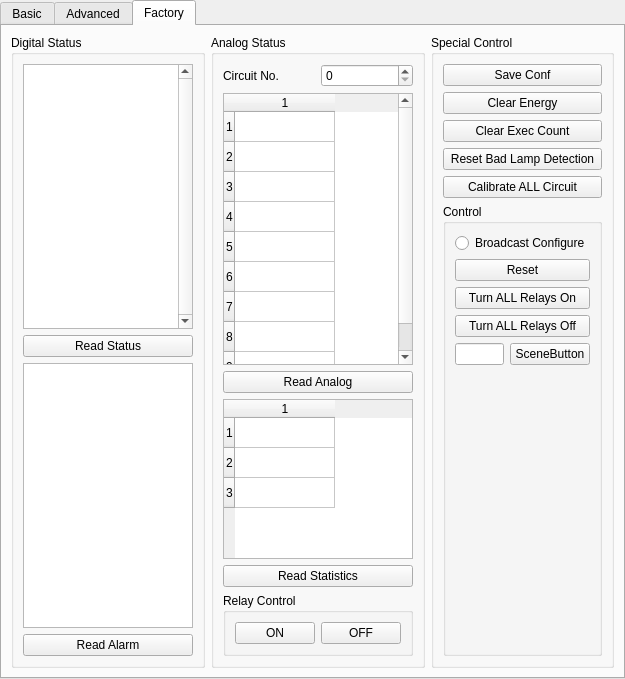
<?xml version="1.0" encoding="UTF-8"?>
<ui version="4.0">
 <class>RelayPropertyTabWidget</class>
 <widget class="QTabWidget" name="RelayPropertyTabWidget">
  <property name="geometry">
   <rect>
    <x>0</x>
    <y>0</y>
    <width>625</width>
    <height>679</height>
   </rect>
  </property>
  <property name="windowTitle">
   <string>TabWidget</string>
  </property>
  <property name="currentIndex">
   <number>2</number>
  </property>
  <widget class="QWidget" name="basicTab">
   <attribute name="title">
    <string>Basic</string>
   </attribute>
   <layout class="QGridLayout" name="gridLayout_15">
    <item row="0" column="0">
     <layout class="QHBoxLayout" name="horizontalLayout_2">
      <item>
       <widget class="QRadioButton" name="basicRadioButton">
        <property name="text">
         <string>Broadcast Configure</string>
        </property>
       </widget>
      </item>
     </layout>
    </item>
    <item row="1" column="0">
     <layout class="QHBoxLayout" name="horizontalLayout">
      <item>
       <widget class="QGroupBox" name="basicGroup">
        <property name="title">
         <string>Basic</string>
        </property>
        <layout class="QVBoxLayout" name="verticalLayout">
         <item>
          <layout class="QGridLayout" name="gridLayout_5">
           <item row="3" column="0">
            <widget class="QDateTimeEdit" name="dateTimeEdit">
             <property name="displayFormat">
              <string>yyyy/M/d H:mm:ss</string>
             </property>
            </widget>
           </item>
           <item row="3" column="1">
            <widget class="QPushButton" name="hostDatetimeBtn">
             <property name="text">
              <string>Host</string>
             </property>
            </widget>
           </item>
           <item row="0" column="0">
            <widget class="QLabel" name="label">
             <property name="text">
              <string>Address</string>
             </property>
            </widget>
           </item>
           <item row="0" column="1">
            <widget class="QLineEdit" name="addressEdit">
             <property name="enabled">
              <bool>false</bool>
             </property>
            </widget>
           </item>
           <item row="2" column="1">
            <widget class="QSpinBox" name="periodSpin">
             <property name="suffix">
              <string>(Sec)</string>
             </property>
             <property name="minimum">
              <number>1</number>
             </property>
             <property name="maximum">
              <number>100</number>
             </property>
             <property name="singleStep">
              <number>1</number>
             </property>
             <property name="value">
              <number>5</number>
             </property>
            </widget>
           </item>
           <item row="1" column="1">
            <widget class="QComboBox" name="baudCombo">
             <item>
              <property name="text">
               <string>9600</string>
              </property>
             </item>
             <item>
              <property name="text">
               <string>2400</string>
              </property>
             </item>
            </widget>
           </item>
           <item row="2" column="0">
            <widget class="QLabel" name="label_6">
             <property name="text">
              <string>Update Period</string>
             </property>
            </widget>
           </item>
           <item row="1" column="0">
            <widget class="QLabel" name="label_3">
             <property name="text">
              <string>Baudrate</string>
             </property>
            </widget>
           </item>
          </layout>
         </item>
         <item>
          <layout class="QGridLayout" name="gridLayout_6">
           <item row="0" column="1">
            <widget class="QPushButton" name="basicDownloadBtn">
             <property name="text">
              <string>Download</string>
             </property>
            </widget>
           </item>
           <item row="0" column="0">
            <widget class="QPushButton" name="basicUploadBtn">
             <property name="text">
              <string>Upload</string>
             </property>
            </widget>
           </item>
           <item row="1" column="1">
            <widget class="QPushButton" name="basicSaveToDbBtn">
             <property name="text">
              <string>WRITE TO DB</string>
             </property>
            </widget>
           </item>
           <item row="1" column="0">
            <widget class="QPushButton" name="basicGetFromDbBtn">
             <property name="text">
              <string>READ FROM DB</string>
             </property>
            </widget>
           </item>
          </layout>
         </item>
         <item>
          <spacer name="verticalSpacer_2">
           <property name="orientation">
            <enum>Qt::Vertical</enum>
           </property>
           <property name="sizeHint" stdset="0">
            <size>
             <width>20</width>
             <height>40</height>
            </size>
           </property>
          </spacer>
         </item>
        </layout>
       </widget>
      </item>
      <item>
       <widget class="QGroupBox" name="statusGroup">
        <property name="title">
         <string>Status</string>
        </property>
        <layout class="QGridLayout" name="gridLayout">
         <item row="4" column="0" colspan="2">
          <widget class="QPushButton" name="statusReadBtn">
           <property name="text">
            <string>Read</string>
           </property>
          </widget>
         </item>
         <item row="2" column="0">
          <widget class="QLabel" name="label_19">
           <property name="text">
            <string>Valid Scene Count</string>
           </property>
          </widget>
         </item>
         <item row="0" column="1">
          <widget class="QComboBox" name="typeCombo">
           <property name="enabled">
            <bool>false</bool>
           </property>
          </widget>
         </item>
         <item row="1" column="1">
          <widget class="QLineEdit" name="lastExcutedSceneEdit">
           <property name="enabled">
            <bool>false</bool>
           </property>
          </widget>
         </item>
         <item row="0" column="0">
          <widget class="QLabel" name="label_2">
           <property name="text">
            <string>Device Type</string>
           </property>
          </widget>
         </item>
         <item row="3" column="1">
          <widget class="QLineEdit" name="temperatureEdit">
           <property name="enabled">
            <bool>false</bool>
           </property>
          </widget>
         </item>
         <item row="1" column="0">
          <widget class="QLabel" name="label_4">
           <property name="text">
            <string>Last excuted Scene</string>
           </property>
          </widget>
         </item>
         <item row="2" column="1">
          <widget class="QLineEdit" name="sceneCountEdit">
           <property name="enabled">
            <bool>false</bool>
           </property>
          </widget>
         </item>
         <item row="3" column="0">
          <widget class="QLabel" name="label_15">
           <property name="text">
            <string>&lt;html&gt;&lt;head/&gt;&lt;body&gt;&lt;p&gt;Temperature(℃)&lt;/p&gt;&lt;/body&gt;&lt;/html&gt;</string>
           </property>
          </widget>
         </item>
         <item row="5" column="0">
          <spacer name="verticalSpacer">
           <property name="orientation">
            <enum>Qt::Vertical</enum>
           </property>
           <property name="sizeHint" stdset="0">
            <size>
             <width>20</width>
             <height>40</height>
            </size>
           </property>
          </spacer>
         </item>
        </layout>
       </widget>
      </item>
     </layout>
    </item>
    <item row="2" column="0">
     <widget class="QGroupBox" name="globalGroup">
      <property name="title">
       <string>Global</string>
      </property>
      <layout class="QGridLayout" name="gridLayout_4">
       <item row="1" column="0">
        <layout class="QGridLayout" name="gridLayout_2">
         <item row="7" column="1">
          <widget class="QSpinBox" name="currentDeadband">
           <property name="suffix">
            <string>(mA)</string>
           </property>
           <property name="minimum">
            <number>1</number>
           </property>
           <property name="maximum">
            <number>1000</number>
           </property>
           <property name="value">
            <number>200</number>
           </property>
          </widget>
         </item>
         <item row="0" column="0">
          <widget class="QCheckBox" name="devGlobalAlarmEnabe">
           <property name="text">
            <string>Global Alarm Enable</string>
           </property>
          </widget>
         </item>
         <item row="7" column="0">
          <widget class="QLabel" name="label_22">
           <property name="text">
            <string>Current Deadband</string>
           </property>
          </widget>
         </item>
         <item row="8" column="1">
          <widget class="QSpinBox" name="relayPulseDelay">
           <property name="suffix">
            <string>(ms)</string>
           </property>
           <property name="value">
            <number>50</number>
           </property>
          </widget>
         </item>
         <item row="9" column="0">
          <widget class="QLabel" name="label_24">
           <property name="text">
            <string>Relay Switch Random Delay</string>
           </property>
          </widget>
         </item>
         <item row="6" column="1">
          <widget class="QSpinBox" name="voltageUpdateThreshold">
           <property name="suffix">
            <string>(10mV)</string>
           </property>
           <property name="minimum">
            <number>10</number>
           </property>
           <property name="maximum">
            <number>10000</number>
           </property>
           <property name="singleStep">
            <number>10</number>
           </property>
           <property name="value">
            <number>10</number>
           </property>
          </widget>
         </item>
         <item row="2" column="1">
          <widget class="QComboBox" name="fireModeCombo">
           <item>
            <property name="text">
             <string>Disable</string>
            </property>
           </item>
           <item>
            <property name="text">
             <string>NC</string>
            </property>
           </item>
           <item>
            <property name="text">
             <string>NO</string>
            </property>
           </item>
          </widget>
         </item>
         <item row="5" column="1">
          <widget class="QSpinBox" name="currentUpdateThreshold">
           <property name="suffix">
            <string>(mA)</string>
           </property>
           <property name="minimum">
            <number>50</number>
           </property>
           <property name="maximum">
            <number>1000</number>
           </property>
           <property name="singleStep">
            <number>50</number>
           </property>
          </widget>
         </item>
         <item row="9" column="1">
          <widget class="QSpinBox" name="relaySwitchRandomDelay">
           <property name="suffix">
            <string>(ms)</string>
           </property>
           <property name="maximum">
            <number>10000</number>
           </property>
           <property name="value">
            <number>2</number>
           </property>
          </widget>
         </item>
         <item row="4" column="1">
          <widget class="QSpinBox" name="relaySwitchDelay">
           <property name="suffix">
            <string>(Sec)</string>
           </property>
           <property name="value">
            <number>25</number>
           </property>
          </widget>
         </item>
         <item row="4" column="0">
          <widget class="QLabel" name="label_9">
           <property name="text">
            <string>module Switch Delay</string>
           </property>
          </widget>
         </item>
         <item row="3" column="1">
          <widget class="QSpinBox" name="lampProtectionTime">
           <property name="suffix">
            <string>(Sec)</string>
           </property>
          </widget>
         </item>
         <item row="6" column="0">
          <widget class="QLabel" name="label_10">
           <property name="text">
            <string>Voltage Update Threshold</string>
           </property>
          </widget>
         </item>
         <item row="2" column="0">
          <widget class="QLabel" name="label_5">
           <property name="text">
            <string>Fire Protection Mode</string>
           </property>
          </widget>
         </item>
         <item row="8" column="0">
          <widget class="QLabel" name="label_23">
           <property name="text">
            <string>Relay pulse Delay</string>
           </property>
          </widget>
         </item>
         <item row="5" column="0">
          <widget class="QLabel" name="label_7">
           <property name="text">
            <string>Current Update Threshold</string>
           </property>
          </widget>
         </item>
         <item row="0" column="1">
          <widget class="QCheckBox" name="badLampDetecEnable">
           <property name="text">
            <string>Bad Lamp Detection</string>
           </property>
          </widget>
         </item>
         <item row="3" column="0">
          <widget class="QLabel" name="label_8">
           <property name="text">
            <string>Lamp Protection Time </string>
           </property>
          </widget>
         </item>
         <item row="10" column="0">
          <widget class="QLabel" name="label_25">
           <property name="text">
            <string>Relay Switch fixed Delay</string>
           </property>
          </widget>
         </item>
         <item row="10" column="1">
          <widget class="QSpinBox" name="relaySwitchFixedDelay">
           <property name="suffix">
            <string>(ms)</string>
           </property>
           <property name="maximum">
            <number>10000</number>
           </property>
           <property name="value">
            <number>100</number>
           </property>
          </widget>
         </item>
        </layout>
       </item>
       <item row="2" column="0">
        <layout class="QGridLayout" name="gridLayout_3">
         <item row="3" column="1">
          <widget class="QPushButton" name="globalSaveToDbBtn">
           <property name="text">
            <string>WRITE TO DB</string>
           </property>
          </widget>
         </item>
         <item row="3" column="0">
          <widget class="QPushButton" name="globalGetFromDbBtn">
           <property name="text">
            <string>READ FROM DB</string>
           </property>
          </widget>
         </item>
         <item row="2" column="1">
          <widget class="QPushButton" name="globalDownloadBtn">
           <property name="text">
            <string>Download</string>
           </property>
          </widget>
         </item>
         <item row="2" column="0">
          <widget class="QPushButton" name="globalUploadBtn">
           <property name="text">
            <string>Upload</string>
           </property>
          </widget>
         </item>
        </layout>
       </item>
       <item row="3" column="0">
        <spacer name="verticalSpacer_3">
         <property name="orientation">
          <enum>Qt::Vertical</enum>
         </property>
         <property name="sizeHint" stdset="0">
          <size>
           <width>20</width>
           <height>40</height>
          </size>
         </property>
        </spacer>
       </item>
      </layout>
     </widget>
    </item>
   </layout>
  </widget>
  <widget class="QWidget" name="advancedTab">
   <attribute name="title">
    <string>Advanced</string>
   </attribute>
   <layout class="QHBoxLayout" name="horizontalLayout_3">
    <item>
     <layout class="QVBoxLayout" name="verticalLayout_4">
      <item>
       <layout class="QGridLayout" name="gridLayout_12">
        <item row="1" column="0">
         <widget class="QLabel" name="label_21">
          <property name="text">
           <string>Configure Mode</string>
          </property>
         </widget>
        </item>
        <item row="0" column="0">
         <widget class="QLabel" name="label_11">
          <property name="text">
           <string>Circuit No.</string>
          </property>
         </widget>
        </item>
        <item row="0" column="1">
         <widget class="QSpinBox" name="circuitNumberSpin">
          <property name="minimum">
           <number>0</number>
          </property>
          <property name="maximum">
           <number>11</number>
          </property>
          <property name="value">
           <number>0</number>
          </property>
         </widget>
        </item>
        <item row="1" column="1">
         <widget class="QComboBox" name="advConfigModeCombo">
          <item>
           <property name="text">
            <string>单回路</string>
           </property>
          </item>
          <item>
           <property name="text">
            <string>全回路</string>
           </property>
          </item>
          <item>
           <property name="text">
            <string>广播全回路</string>
           </property>
          </item>
          <item>
           <property name="text">
            <string>广播单回路</string>
           </property>
          </item>
         </widget>
        </item>
       </layout>
      </item>
      <item>
       <widget class="QGroupBox" name="circuitSettingGroup">
        <property name="title">
         <string>Setting</string>
        </property>
        <layout class="QVBoxLayout" name="verticalLayout_5">
         <item>
          <layout class="QGridLayout" name="gridLayout_7">
           <item row="2" column="1">
            <widget class="QSpinBox" name="currentAlarmSpin">
             <property name="suffix">
              <string>(%)</string>
             </property>
            </widget>
           </item>
           <item row="3" column="0">
            <widget class="QLabel" name="label_14">
             <property name="text">
              <string>Data Update Period</string>
             </property>
            </widget>
           </item>
           <item row="2" column="0">
            <widget class="QLabel" name="label_13">
             <property name="text">
              <string>Current Alarm Percentage</string>
             </property>
            </widget>
           </item>
           <item row="3" column="1">
            <widget class="QSpinBox" name="dataUpdateSpin">
             <property name="suffix">
              <string>(Sec)</string>
             </property>
            </widget>
           </item>
           <item row="1" column="0">
            <widget class="QLabel" name="label_12">
             <property name="text">
              <string>Voltage Alarm Percentage</string>
             </property>
            </widget>
           </item>
           <item row="1" column="1">
            <widget class="QSpinBox" name="voltageAlarmSpin">
             <property name="suffix">
              <string>(%)</string>
             </property>
            </widget>
           </item>
           <item row="0" column="0" colspan="2">
            <widget class="QCheckBox" name="circuitAlarmEnbale">
             <property name="text">
              <string>Alarm Enable</string>
             </property>
            </widget>
           </item>
          </layout>
         </item>
         <item>
          <layout class="QGridLayout" name="gridLayout_8">
           <item row="0" column="1">
            <widget class="QPushButton" name="circuitDownloadBtn">
             <property name="text">
              <string>Download</string>
             </property>
            </widget>
           </item>
           <item row="0" column="0">
            <widget class="QPushButton" name="circuitUploadBtn">
             <property name="text">
              <string>Upload</string>
             </property>
            </widget>
           </item>
           <item row="1" column="1">
            <widget class="QPushButton" name="circuitSaveToDbBtn">
             <property name="text">
              <string>WRITE TO DB</string>
             </property>
            </widget>
           </item>
           <item row="1" column="0">
            <widget class="QPushButton" name="circuitGetFromDbBtn">
             <property name="text">
              <string>READ FROM DB</string>
             </property>
            </widget>
           </item>
          </layout>
         </item>
         <item>
          <spacer name="verticalSpacer_4">
           <property name="orientation">
            <enum>Qt::Vertical</enum>
           </property>
           <property name="sizeHint" stdset="0">
            <size>
             <width>20</width>
             <height>40</height>
            </size>
           </property>
          </spacer>
         </item>
        </layout>
       </widget>
      </item>
     </layout>
    </item>
    <item>
     <layout class="QVBoxLayout" name="verticalLayout_3">
      <item>
       <layout class="QGridLayout" name="gridLayout_11">
        <item row="0" column="0">
         <widget class="QPushButton" name="getSceneCountDB">
          <property name="text">
           <string>Get Scene Count(DB)</string>
          </property>
         </widget>
        </item>
        <item row="2" column="0">
         <widget class="QPushButton" name="getDceneCountDEV">
          <property name="text">
           <string>Get Scene Count(DEV)</string>
          </property>
         </widget>
        </item>
        <item row="0" column="1">
         <widget class="QLineEdit" name="lineEdit_SceneDB">
          <property name="enabled">
           <bool>false</bool>
          </property>
         </widget>
        </item>
        <item row="2" column="1">
         <widget class="QLineEdit" name="lineEdit_SceneDEV">
          <property name="enabled">
           <bool>false</bool>
          </property>
         </widget>
        </item>
       </layout>
      </item>
      <item>
       <widget class="QGroupBox" name="groupBox">
        <property name="title">
         <string>Scene Definition</string>
        </property>
        <layout class="QGridLayout" name="gridLayout_9">
         <item row="2" column="0">
          <widget class="QLabel" name="label_18">
           <property name="text">
            <string>discription</string>
           </property>
          </widget>
         </item>
         <item row="2" column="1">
          <widget class="QLineEdit" name="sceneDiscrEdit"/>
         </item>
         <item row="1" column="1">
          <widget class="QLineEdit" name="sceneDefNumberEdit"/>
         </item>
         <item row="0" column="0">
          <widget class="QLabel" name="label_16">
           <property name="text">
            <string>Order</string>
           </property>
          </widget>
         </item>
         <item row="4" column="0" colspan="2">
          <layout class="QGridLayout" name="gridLayout_10">
           <item row="0" column="1">
            <widget class="QPushButton" name="sceneDownloadBtn">
             <property name="text">
              <string>Download</string>
             </property>
            </widget>
           </item>
           <item row="0" column="0">
            <widget class="QPushButton" name="sceneUploadBtn">
             <property name="text">
              <string>Upload</string>
             </property>
            </widget>
           </item>
           <item row="1" column="1">
            <widget class="QPushButton" name="sceneSaveToDbBtn">
             <property name="text">
              <string>WRITE TO DB</string>
             </property>
            </widget>
           </item>
           <item row="1" column="0">
            <widget class="QPushButton" name="sceneGetFromDbBtn">
             <property name="text">
              <string>READ FROM DB</string>
             </property>
            </widget>
           </item>
          </layout>
         </item>
         <item row="0" column="1">
          <widget class="QSpinBox" name="sceneOrderSpin">
           <property name="minimum">
            <number>0</number>
           </property>
           <property name="maximum">
            <number>99</number>
           </property>
           <property name="value">
            <number>0</number>
           </property>
          </widget>
         </item>
         <item row="3" column="0" colspan="2">
          <widget class="QListWidget" name="scenDefList"/>
         </item>
         <item row="1" column="0">
          <widget class="QLabel" name="label_17">
           <property name="text">
            <string>Number</string>
           </property>
          </widget>
         </item>
        </layout>
       </widget>
      </item>
     </layout>
    </item>
   </layout>
  </widget>
  <widget class="QWidget" name="factoryTab">
   <attribute name="title">
    <string>Factory</string>
   </attribute>
   <layout class="QGridLayout" name="gridLayout_17">
    <item row="1" column="1">
     <widget class="QGroupBox" name="analogGroupBox">
      <property name="enabled">
       <bool>true</bool>
      </property>
      <property name="title">
       <string>Analog Status</string>
      </property>
      <layout class="QGridLayout" name="gridLayout_13">
       <item row="0" column="1">
        <widget class="QSpinBox" name="analogCircuitSpin">
         <property name="maximum">
          <number>11</number>
         </property>
        </widget>
       </item>
       <item row="1" column="0" colspan="2">
        <widget class="QTableWidget" name="analogStatusTable">
         <property name="enabled">
          <bool>true</bool>
         </property>
         <property name="verticalScrollBarPolicy">
          <enum>Qt::ScrollBarAlwaysOn</enum>
         </property>
         <property name="sizeAdjustPolicy">
          <enum>QAbstractScrollArea::AdjustToContents</enum>
         </property>
         <property name="editTriggers">
          <set>QAbstractItemView::NoEditTriggers</set>
         </property>
         <property name="rowCount">
          <number>9</number>
         </property>
         <property name="columnCount">
          <number>1</number>
         </property>
         <row/>
         <row/>
         <row/>
         <row/>
         <row/>
         <row/>
         <row/>
         <row/>
         <row/>
         <column/>
        </widget>
       </item>
       <item row="4" column="0" colspan="2">
        <widget class="QPushButton" name="statisticsBtn">
         <property name="text">
          <string>Read Statistics</string>
         </property>
        </widget>
       </item>
       <item row="2" column="0" colspan="2">
        <widget class="QPushButton" name="analogStatusBtn">
         <property name="text">
          <string>Read Analog</string>
         </property>
        </widget>
       </item>
       <item row="3" column="0" colspan="2">
        <widget class="QTableWidget" name="statisticsTable">
         <property name="editTriggers">
          <set>QAbstractItemView::NoEditTriggers</set>
         </property>
         <property name="rowCount">
          <number>3</number>
         </property>
         <property name="columnCount">
          <number>1</number>
         </property>
         <row/>
         <row/>
         <row/>
         <column/>
        </widget>
       </item>
       <item row="0" column="0">
        <widget class="QLabel" name="label_20">
         <property name="text">
          <string>Circuit No.</string>
         </property>
        </widget>
       </item>
       <item row="5" column="0" colspan="2">
        <widget class="QGroupBox" name="gridGroupBox_2">
         <property name="enabled">
          <bool>true</bool>
         </property>
         <property name="title">
          <string>Relay Control</string>
         </property>
         <layout class="QGridLayout" name="gridLayout_14">
          <item row="0" column="1">
           <widget class="QPushButton" name="relayOffBtn">
            <property name="text">
             <string>OFF</string>
            </property>
           </widget>
          </item>
          <item row="0" column="0">
           <widget class="QPushButton" name="relayOnBtn">
            <property name="text">
             <string>ON</string>
            </property>
           </widget>
          </item>
         </layout>
        </widget>
       </item>
      </layout>
     </widget>
    </item>
    <item row="1" column="0">
     <widget class="QGroupBox" name="digitalGroupBox">
      <property name="title">
       <string>Digital Status</string>
      </property>
      <layout class="QVBoxLayout" name="verticalLayout_7">
       <item>
        <widget class="QListWidget" name="digitalStatusList">
         <property name="enabled">
          <bool>true</bool>
         </property>
         <property name="verticalScrollBarPolicy">
          <enum>Qt::ScrollBarAlwaysOn</enum>
         </property>
         <property name="autoScroll">
          <bool>false</bool>
         </property>
         <property name="editTriggers">
          <set>QAbstractItemView::NoEditTriggers</set>
         </property>
         <property name="resizeMode">
          <enum>QListView::Adjust</enum>
         </property>
        </widget>
       </item>
       <item>
        <widget class="QPushButton" name="digitalStatusBtn">
         <property name="text">
          <string>Read Status</string>
         </property>
        </widget>
       </item>
       <item>
        <widget class="QListWidget" name="alarmList"/>
       </item>
       <item>
        <widget class="QPushButton" name="getAlarmBtn">
         <property name="text">
          <string>Read Alarm</string>
         </property>
        </widget>
       </item>
      </layout>
     </widget>
    </item>
    <item row="1" column="2">
     <widget class="QGroupBox" name="formGroupBox">
      <property name="title">
       <string>Special Control</string>
      </property>
      <layout class="QGridLayout" name="gridLayout_16">
       <item row="2" column="0">
        <widget class="QPushButton" name="saveControlBtn">
         <property name="text">
          <string>Save Conf</string>
         </property>
        </widget>
       </item>
       <item row="3" column="0">
        <widget class="QPushButton" name="clearEnergyBtn">
         <property name="text">
          <string>Clear Energy</string>
         </property>
        </widget>
       </item>
       <item row="5" column="0">
        <widget class="QPushButton" name="resetPowerStorageBtn">
         <property name="text">
          <string>Reset Bad Lamp Detection</string>
         </property>
        </widget>
       </item>
       <item row="6" column="0">
        <widget class="QPushButton" name="calibrateBtn">
         <property name="text">
          <string>Calibrate ALL Circuit</string>
         </property>
        </widget>
       </item>
       <item row="7" column="0">
        <widget class="QGroupBox" name="groupBox_2">
         <property name="title">
          <string>Control</string>
         </property>
         <layout class="QVBoxLayout" name="verticalLayout_2">
          <item>
           <widget class="QRadioButton" name="ControlRadioButton">
            <property name="text">
             <string>Broadcast Configure</string>
            </property>
           </widget>
          </item>
          <item>
           <widget class="QPushButton" name="resetControlBtn">
            <property name="text">
             <string>Reset</string>
            </property>
           </widget>
          </item>
          <item>
           <widget class="QPushButton" name="allOnBtn">
            <property name="text">
             <string>Turn ALL Relays On</string>
            </property>
           </widget>
          </item>
          <item>
           <widget class="QPushButton" name="allOffBtn">
            <property name="text">
             <string>Turn ALL Relays Off</string>
            </property>
           </widget>
          </item>
          <item>
           <layout class="QHBoxLayout" name="horizontalLayout_5">
            <item>
             <widget class="QLineEdit" name="SceneEdit"/>
            </item>
            <item>
             <widget class="QPushButton" name="SceneButton">
              <property name="text">
               <string>SceneButton</string>
              </property>
             </widget>
            </item>
           </layout>
          </item>
          <item>
           <spacer name="verticalSpacer_5">
            <property name="orientation">
             <enum>Qt::Vertical</enum>
            </property>
            <property name="sizeHint" stdset="0">
             <size>
              <width>20</width>
              <height>40</height>
             </size>
            </property>
           </spacer>
          </item>
         </layout>
        </widget>
       </item>
       <item row="4" column="0">
        <widget class="QPushButton" name="clearCountBtn">
         <property name="text">
          <string>Clear Exec Count</string>
         </property>
        </widget>
       </item>
      </layout>
     </widget>
    </item>
   </layout>
  </widget>
 </widget>
 <resources/>
 <connections/>
</ui>
